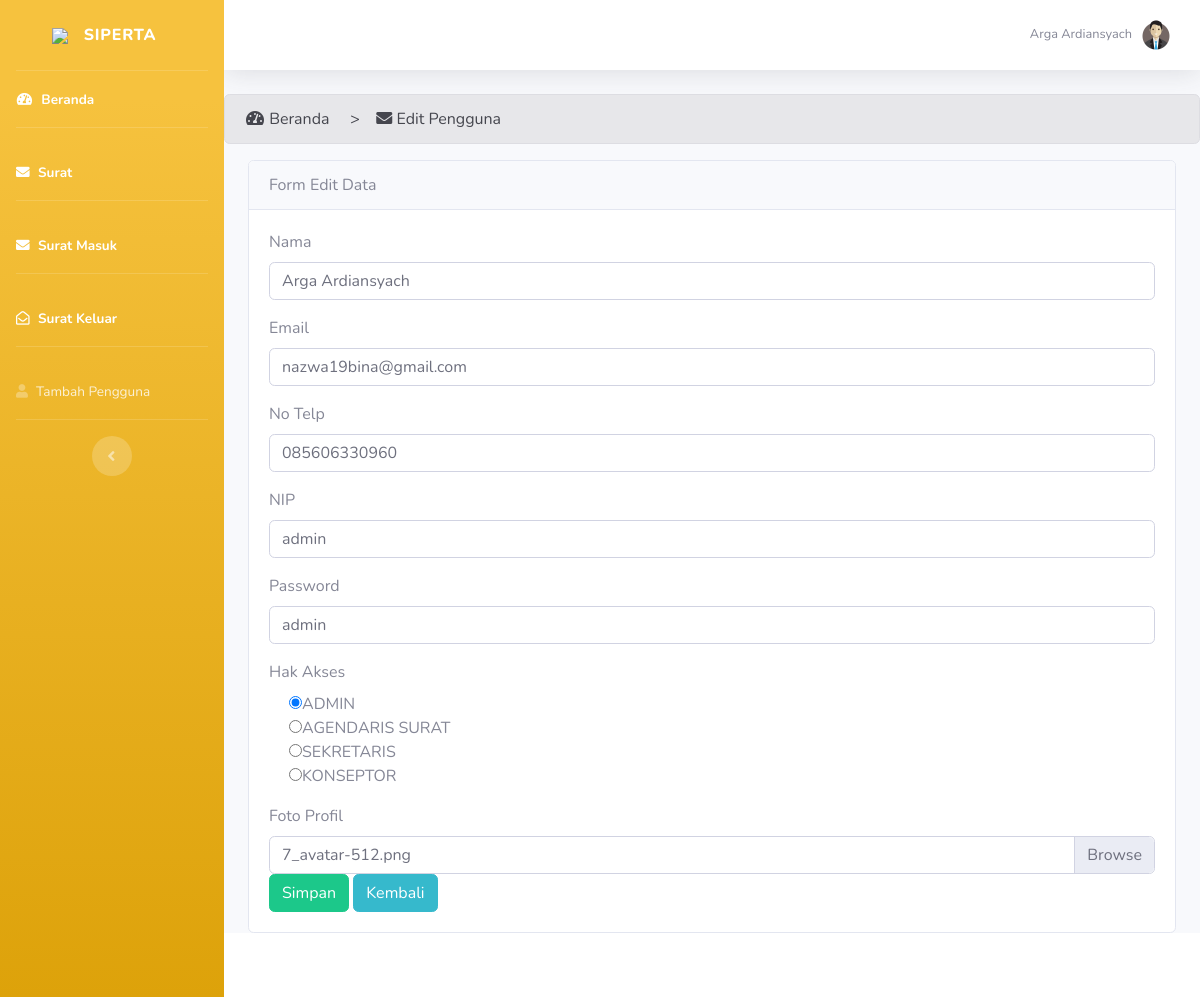
Page /admin/user/edituser/24 on the committed database.
### tables this page shows
CREATE TABLE `user` (
  `id_user` int(11) NOT NULL,
  `nama` varchar(100) NOT NULL,
  `email` varchar(100) NOT NULL,
  `no_telp` varchar(15) NOT NULL,
  `username` varchar(20) NOT NULL,
  `password` varchar(20) NOT NULL,
  `foto` varchar(128) NOT NULL,
  `jabatan` enum('Admin','Agendaris Surat','Sekretaris','Konseptor') NOT NULL
);

### application/controllers/admin/user.php (called while the page is built, shortened)
<?php
    class user extends CI_Controller {
        public function __construct()
        {
            $this->load->helper('url');
            $this->load->model('admin/user/user_model');
        }
        public function edituser($id_user)
        {
        $data ['user'] = $this->user_model->getUser($id_user);
        $this->form_validation->set_rules('nama', 'nama', 'required|trim');
        if ($this->form_validation->run() == false) {
                $this->load->view('template/header_admin',$data);
                $this->load->view('template/sidebar_admin',$data);
                $this->load->view('template/topbar_admin',$data);
                $this->load->view('admin/user/edituser',$data);
                $this->load->view('template/footer_admin',$data);
        }
    }
    }
?>

### index.php (called while the page is built, shortened)
<?php
require_once BASEPATH.'core/CodeIgniter.php';

### application/models/admin/user/user_model.php (called while the page is built, shortened)
<?php
class user_model extends CI_Model {
    public function getUser($id_user){
        $this->db->select('user.*');
        $this->db->where('id_user', $id_user);
        return $this->db->get('user')->result();
	}
}

### application/views/admin/user/edituser.php (the view, shortened to what this page needs)
<div class="alert alert-secondary" role="alert">
    <i class="fas fa-fw fa-tachometer-alt"></i> Beranda &nbsp; &nbsp; > &nbsp; &nbsp;<i class="fas fa-envelope"></i>
    Edit Pengguna
</div>
<div class="content">
    <div class="container-fluid">
        <div class="row">
            <div class="col">
                <div class="card">
                    <div class="card-header">
                        Form Edit Data
                    </div>
                    <div class="card-body">
                        <?php foreach($user as $user):?>
                        <form action="" method="post" enctype="multipart/form-data">
                            <div class="form-group">
                                <label for="merk">Nama</label>
                                <input type="text" class="form-control" id="nama" name="nama" value="<?=$user->nama;?>">
                            </div>
                            <div class="form-group">
                                <label for="merk">Email</label>
                                <input type="text" class="form-control" id="email" name="email"
                                    value="<?=$user->email;?>">
                            </div>
                            <div class="form-group">
                                <label for="merk">No Telp</label>
                                <input type="text" class="form-control" id="no_telp" name="no_telp"
                                    value="<?=$user->no_telp;?>">
                            </div>
                            <div class="form-group">
                                <label for="merk">NIP</label>
                                <input type="text" class="form-control" id="username" name="username"
                                    value="<?=$user->username;?>">
                            </div>
                            <div class="form-group">
                                <label for="merk">Password</label>
                                <input type="text" class="form-control" id="password" name="password"
                                    value="<?=$user->password;?>">
                            </div>
                            <div class="form-group">
                                <label for="nim">Hak Akses</label>
                                <?php if($user->jabatan == "Admin"): ?>
                                <div class="form-check">
                                    <input type="radio" name="jabatan" value="Admin" checked>ADMIN
                                </div>
                                <div class="form-check">
                                    <input type="radio" name="jabatan" value="Agendaris Surat">AGENDARIS SURAT
                                </div>
                                <div class="form-check">
                                    <input type="radio" name="jabatan" value="Sekretaris">SEKRETARIS
                                </div>
                                <div class="form-check">
                                    <input type="radio" name="jabatan" value="Konseptor">KONSEPTOR
                                </div>
                                <?php endif ?>
                            </div>
                            <label for="file_surat">Foto Profil</label>
                            <br>
                            <div class="custom-file">
                                <label class="custom-file-label" for="customFile"><?= $user->foto ?></label>
                            </div>
                            <button type="submit" name="submit" class="btn btn-success ">Simpan</button>
                            <a href="<?=base_url("admin/user");?>" class="btn btn-info">Kembali</a>
                        </form>
                        <?php endforeach ?>
                    </div>
                </div>
            </div>
        </div>
    </div>
</div>
</div>

### application/views/template/topbar_admin.php (shortened to what this page needs)
<div id="content-wrapper" class="d-flex flex-column">
<div id="content">
    <nav class="navbar navbar-expand navbar-light bg-white topbar mb-4 static-top shadow">
        <ul class="navbar-nav ml-auto">
            <li class="nav-item dropdown no-arrow">
                <?php $no = 1;
                foreach ($user as $ad) : ?>
                <li class="nav-item dropdown no-arrow">
                    <a class="nav-link dropdown-toggle" href="#" id="userDropdown" role="button" data-toggle="dropdown"
                        aria-haspopup="true" aria-expanded="false">
                        <span class="mr-2 d-none d-lg-inline text-gray-600 small"> <?= $ad->nama ?></span>
                        <img class="img-profile rounded-circle"
                            src="<?= base_url('assets/fotoprofil/') . $ad->foto ?>">
                    </a>
                <?php endforeach ?>
            </li>
        </ul>
    </nav>

### rows in the picture
user: nama "Arga Ardiansyach", foto (picture), email "nazwa19bina@gmail.com", no_telp "085606330960", username "admin", password "admin", foto "7_avatar-512.png"
